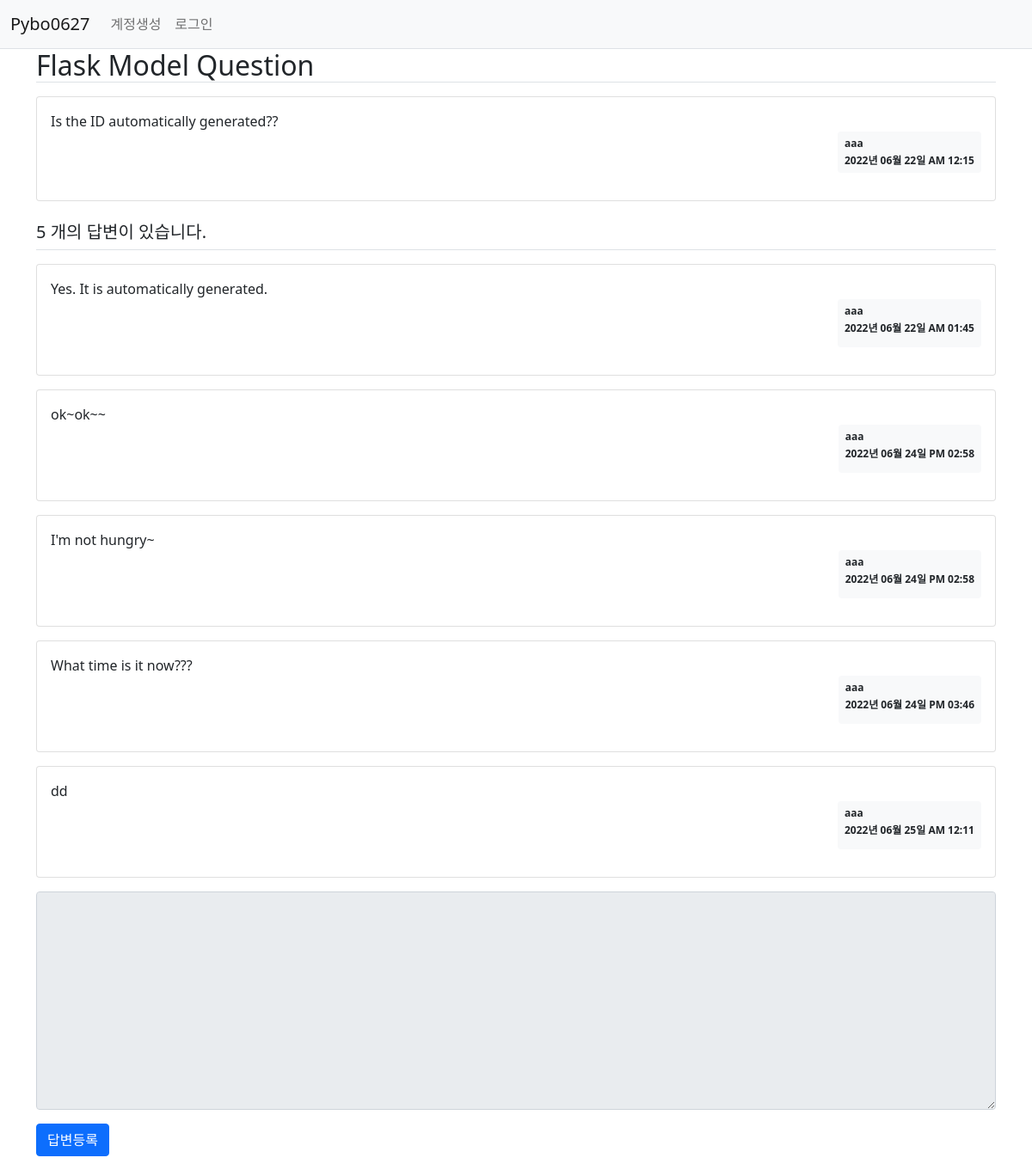
Screenshot of /question/detail/2/ with the database file from the repository.
### pybo/models.py (models this page shows)
class Question(db.Model):
    id = db.Column(db.Integer, primary_key=True)
    subject = db.Column(db.String(200), nullable=False)
    content = db.Column(db.Text(), nullable=False)
    create_date = db.Column(db.DateTime(), nullable=False)
    user_id = db.Column(db.Integer, db.ForeignKey('user.id', ondelete='CASCADE'), nullable=False)
    user = db.relationship('User', backref=db.backref('question_set'))
    modify_date = db.Column(db.DateTime(), nullable=True)

class User(db.Model):
    id = db.Column(db.Integer, primary_key=True)
    username = db.Column(db.String(150), unique=True, nullable=False)
    password = db.Column(db.String(200), nullable=False)
    email = db.Column(db.String(120), unique=True, nullable=False)

class Answer(db.Model):
    id = db.Column(db.Integer, primary_key=True)
    question_id = db.Column(db.Integer, db.ForeignKey('question.id', ondelete='CASCADE'))
    question = db.relationship('Question', backref=db.backref('answer_set'))
    content = db.Column(db.Text(), nullable=False)
    create_date = db.Column(db.DateTime(), nullable=False)
    user_id = db.Column(db.Integer, db.ForeignKey('user.id', ondelete='CASCADE'), nullable=False)
    user = db.relationship('User', backref=db.backref('answer_set'))
    modify_date = db.Column(db.DateTime(), nullable=True)

### pybo/views/question_views.py (the view)
@bp.route('/detail/<int:question_id>/')
def detail(question_id):
    form = AnswerForm()
    question = Question.query.get_or_404(question_id)
    return render_template('question/question_detail.html', question=question, form=form)

### pybo/forms.py
class AnswerForm(FlaskForm):
    content = TextAreaField('답변내용', validators=[DataRequired('내용은 필수 입력 항목입니다. ')])

### pybo/filter.py (called while the page is built)
def format_datetime(value, fmt='%Y년 %m월 %d일 %p %I:%M'):
    return value.strftime(fmt)

### pybo/views/auth_views.py (called while the page is built)
@bp.before_app_request
def load_logged_in_user():
    user_id = session.get('user_id')
    if user_id is None:
        g.user = None
    else:
        g.user = User.query.get(user_id)

### pybo/templates/question/question_detail.html (shortened to what this page needs)
<!DOCTYPE html>
<html lang="en">
<head>
</head>
<body>
    {% extends 'base.html' %}
    {% block content %}
    <div class = "container my -3">
        <h2 class = "border-bottom py 2">{{ question.subject }} </h2>
        <div class = "card my-3">
            <div class = "card-body">
                <div class = "card-text" style="white-space: pre-line;">{{ question.content}}</div>
                <div class = "d-flex justify-content-end">
                    <div class="badge bg-light text-dark p-2 text-start">
                        <div class = "mb-2">{{ question.user.username }}</div>
                        <div>{{ question.create_date|datetime }}</div>
                    </div>
                </div>
            </div>
        </div>
        <h5 class = "border-bottom my-3 py-2">{{ question.answer_set|length }} 개의 답변이 있습니다.</h5>
        {% for answer in question.answer_set %}
        <div class = "card my-3">
            <div class="card-body">
                <div class = "card-text" style="white-space: pre-line;"> {{ answer.content }}</div>
                <div class = "d-flex justify-content-end">
                    <div class = "badge bg-light text-dark p-2 text-start">
                        <div class = "mb-2">{{ answer.user.username }} </div>
                        <div class = "mb-2">{{ answer.create_date|datetime }}</div>
                    </div>
                </div>
            </div>
        </div>
        {% endfor %}
        <form action = "{{ url_for('answer.create', question_id=question.id) }}" method="post" class = "my-3">
            <div class = "mb-3">
                <textarea {% if not g.user%}disabled{% endif %}
                        name = "content" id="content" class = "form-control" rows = "10"></textarea>
            </div>
            <input type = "submit" value = "답변등록" class = "btn btn-primary">
            </form>
        </div>
    {% endblock %}

### rows the page displays
Question: subject "Flask Model Question", content "Is the ID automatically generated??", create_date "2022년 06월 22일 AM 12:15"
User: user.username "aaa"
Answer: content "Yes. It is automatically generated.", user.username "aaa", create_date "2022년 06월 22일 AM 01:45"
Answer: content "ok~ok~~", user.username "aaa", create_date "2022년 06월 24일 PM 02:58"
Answer: content "I'm not hungry~", user.username "aaa", create_date "2022년 06월 24일 PM 02:58"
Answer: content "What time is it now???", user.username "aaa", create_date "2022년 06월 24일 PM 03:46"
Answer: content "dd", user.username "aaa", create_date "2022년 06월 25일 AM 12:11"

### other values shown
{{ question.answer_set|length }} "5"
